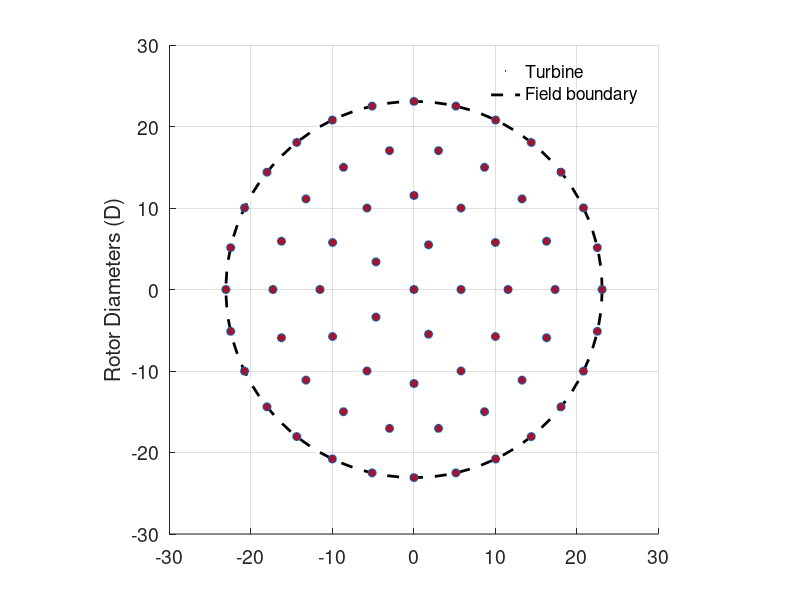

Write MATLAB code to recreate this figure.
% Nicholas F. Baker
% IEA Task
% Optimization Only Case Study
% Wind Farm (Base Case) layout and depiction (plot)
% 29 May 2018
% Modified 08 June 2018 (Pushes outter ring to field boundary, evenly spaces inner rings
% Updated 15 Jun 2018 (Adjusted to use NREL 3.35 MW onshore reference turbine)
clear all, close all;

%PlotColor = [0,0.4470,0.7410]; % Blue
PlotColor = [0.6350, 0.0780, 0.1840]; % Red
%PlotColor = [0.9290, 0.6940, 0.1250]; % Yellow
%PlotColor = [1,0,0];

%{
% Turbine Data for NREL 5MW
TurbDiam = 126.4;           % Rotor Diameter, needed for constraints
TurbRad = TurbDiam/2;
%}
% Turbine Data for NREL 3.35MW
TurbDiam = 130.0;           % Rotor Diameter, needed for constraints
TurbRad = TurbDiam/2;
nMinSpaceDiam = 5;          % Minimum number of diameters in between turbines
fMinSpaceDist = (nMinSpaceDiam * TurbDiam);% + (2*TurbRad); % Minimum distance between rotors - the number of turbine diameters, + the radius of each turbine.
FarmSize = 3; % 1 = 16 turbines, 2 = 36 turbines, 3 = 64 turbines.
bWriteGridsToFile = false; % true = write the turbine coordinates to a file, false = don't write.
PlotDimen = 3900;

switch(FarmSize)
    case 0
        nNumTurbField = 9;
        fFieldRad = 900;
    case 1
        nNumTurbField = 16;                 % Overall number of turbines in the field.
        fFieldRad = 1300;
    case 2
        nNumTurbField = 36;                 % Overall number of turbines in the field.
        fFieldRad = 2000;
    case 3
        nNumTurbField = 64;                 % Overall number of turbines in the field.
        fFieldRad = 3000;
    otherwise
        error('Variable "FarmSize" not initilized properly');
end

if(nNumTurbField >= 1)                  % If there's more than one turbine in the field
    nNumTurbLeft = nNumTurbField - 1;   % Keep a decrementing total of number of turbines left in the field. Here we take out the center one.
    bKeepGoing = true;                  % Make the flag to know we still haven't mapped all our turbines.
else
    bKeepGoing = false;                 % Make the flag to say we've mapped all (1) of the turbines.
end
nRingCntr = zeros(1);                   % Counter for which ring we're on.

% Loops through each concentric ring, fitting as many turbines in the ring as will fit
while(bKeepGoing)
    nRingCntr = nRingCntr + 1;  % Start the next ring
    % Make ring and circumference
    fCircRadius(nRingCntr) = nRingCntr * fMinSpaceDist;   % Make the radius the minimum distance between hub centers, times whatever ring we're on.
    fCircCircum(nRingCntr) = 2 * pi * fCircRadius(nRingCntr);

    % Get arclength between min turbine distance.
    c = fMinSpaceDist;  % Chord length between neighboring rotors
    h(nRingCntr) = fCircRadius(nRingCntr) - sqrt( fCircRadius(nRingCntr)^2 - ((c^2)/4) ); % Perpendicular height from center of chord to ring.
    S(nRingCntr) = asin(c/ (h(nRingCntr) + (c^2 / (4*h(nRingCntr))) )) * (h(nRingCntr) + (c^2 / (4*h(nRingCntr))) ); % arc length between neighboring turbines

    % Get number of turbines that fit in that ring
    nNumTurb(nRingCntr) = fix(fCircCircum(nRingCntr)/S(nRingCntr)); % Finds number of arcs that will fit on the circumference.
    nNumTurbLeft = nNumTurbLeft - nNumTurb(nRingCntr);
    
    % If we see the next ring is sparse (<4 turbines), expand current ring to accomodate
    if (nNumTurbLeft < 4) && (nNumTurbLeft > 0)
        % Expand current ring's circumference to accomodate number we need
        fCircCircum(nRingCntr) = S(nRingCntr) * (nNumTurb(nRingCntr) + nNumTurbLeft);
        % Find the radius from our new circumference
        fCircRadius(nRingCntr) = fCircCircum(nRingCntr)/ (2*pi);
        nNumTurbLeft = 0;   % Note that we've plotted all turbines now
        
        % Expand the inside rings as well
        fNewCircRadius = fCircRadius(nRingCntr)/nRingCntr; % To expand the inner rings as well
        for i = 1:(nRingCntr-1)
            % Adjust circumference of each inside ring
            fCircRadius(i) = i * fNewCircRadius;        % Make the radius the minimum distance between hub centers, times whatever ring we're on.
            fCircCircum(i) = 2 * pi * fCircRadius(i);
        end
    end

    % Increment to the next ring
    if(nNumTurbLeft <= 0)
       bKeepGoing = false; 
    end
end

%%{
%--- Beginning of modification to expand outisde ring to boundary, and fill all 
% Last ring of field boundary is field limit (FieldRad)
fCircRadius(nRingCntr) = fFieldRad;
fNewCircRadius = fCircRadius(nRingCntr)/nRingCntr; % To expand the inner rings as well
for i = 1:(nRingCntr-1)
    % Adjust circumference of each inside ring
    fCircRadius(i) = i * fNewCircRadius;        % Make the radius the minimum distance between hub centers, times whatever ring we're on.
    fCircCircum(i) = 2 * pi * fCircRadius(i);
end
%----- end of modification -----%
%}
% Take excess turbines out of last circle
nNumInnerTurbs = ones(1);   % Initialize to only one turbine in the center
for i = 1:(nRingCntr-1)     % Loop through all the rings besides the last one
   nNumInnerTurbs = nNumInnerTurbs + nNumTurb(i);
end
nNumTurb(nRingCntr) = nNumTurbField - nNumInnerTurbs;

% Assign grid coords for each turbine, first at center
fGridCoords = zeros(nNumTurbField,2); % (x-coord,y-coord). Array of grid coordinates in the field.
nCurrTurb = ones(1);
fTheta = zeros(nRingCntr,1);      % Central angle for each ring

for i = 1:nRingCntr             % For each ring of our circle
    nCurrTurb = nCurrTurb + 1;  % Running counter for the current turbine we're on
    fGridCoords(nCurrTurb, 1) = fCircRadius(i); % Force the first turbine in the ring to be on x-axis, at radius
    fGridCoords(nCurrTurb, 2) = 0; % y-coord of first one (on axis)
    fTheta(i) = 360 / nNumTurb(i);
    nCurrAng = 0;               % Running total for our angle, start on the x-axis in Q1.
    
    for j = 2:nNumTurb(i)       % For each turbine on this ring (note fGridCoords[1,~] = (Radius,0)
        nCurrTurb = nCurrTurb + 1;  % Running counter for the current turbine we're on
        nCurrAng = nCurrAng + deg2rad(fTheta(i));
        fGridCoords(nCurrTurb, 1) = fCircRadius(i) * cos(nCurrAng); % x-coord
        fGridCoords(nCurrTurb, 2) = fCircRadius(i) * sin(nCurrAng); % y-coord
    end
end

%FieldRad = fCircRadius( length(fCircRadius) ) + TurbRad;
%%{
%------- Ploting the farm -----%
figure('DefaultAxesFontSize',14);
hold on
p1 = scatter(0,0, 1, PlotColor, 'filled'); % A dumy thing for our legend
p2 = viscircles([0,0], fFieldRad,'LineStyle','--', 'Color', 'k');   % Plot the field boundary
for i = 1:nNumTurbField     % Print the turbines as filled in 'circles'
    rectangle('Position',[fGridCoords(i, 1)-TurbRad, fGridCoords(i, 2)-TurbRad, TurbDiam, TurbDiam], 'FaceColor', PlotColor, 'EdgeColor', [0,0.4470,0.7410], 'Curvature', [1 1])
end
hold off
axis([-PlotDimen PlotDimen -PlotDimen PlotDimen]);                 % Make all plots the same size
nNumTicks = fix((2*PlotDimen)/ (nMinSpaceDiam*TurbDiam))/2;
xticks(linspace(-PlotDimen,PlotDimen, nNumTicks+1));
xticklabels({'-30','-20','-10','0','10','20','30'});
yticks(linspace(-PlotDimen,PlotDimen, nNumTicks+1));
yticklabels({'-30','-20','-10','0','10','20','30'});
ylabel('Rotor Diameters (D)');
pbaspect([1 1 1])                                                  % Make the plots actually square
grid on
legend([p1 p2], 'Turbine', 'Field boundary')
legend boxoff
%{
%  Plots for Jared with no grid, axis, numbers, or titles
figure(2)
hold on
rectangle('Position',[-TurbRad, -TurbRad, TurbDiam, TurbDiam], 'FaceColor', PlotColor, 'EdgeColor', PlotColor, 'Curvature', [1 1])
p1 = scatter(0,0, 1, PlotColor, 'filled'); % A dumy thing for our legend
p2 = viscircles([0,0], fFieldRad,'LineStyle','--', 'Color', 'k');   % Plot the field boundary
for i = 1:nNumTurbField     % Print the turbines as filled in 'circles'
    rectangle('Position',[fGridCoords(i, 1)-TurbRad, fGridCoords(i, 2)-TurbRad, TurbDiam, TurbDiam], 'FaceColor', PlotColor, 'EdgeColor', PlotColor, 'Curvature', [1 1])
end
hold off

axis([-PlotDimen PlotDimen -PlotDimen PlotDimen]);                 % Make all plots the same size
grid off
ax = gca;
ax.Visible = 'off';
% The axes is removed from PDF file, too.
print(gcf,'-dpdf','-r300');
pbaspect([1 1 1])                                                  % Make the plots actually square
%}
%--- Code to write coordinates to a .csv file
%mIndexList = (0:(nNumTurbField-1))';
%mCoordMat = [mIndexList, fGridCoords];
%{
if bWriteGridsToFile
    switch(FarmSize)
        case 0
            dlmwrite('BaseCoords9.csv', fGridCoords, 'delimiter', ',', 'precision', '%10.4f'); % Write the coordinates to a CSV file
        case 1
            dlmwrite('BaseCoords16.csv', fGridCoords, 'delimiter', ',', 'precision', '%10.4f'); % Write the coordinates to a CSV file
        case 2
            dlmwrite('BaseCoords36.csv', fGridCoords, 'delimiter', ',', 'precision', '%10.4f'); % Write the coordinates to a CSV file
        case 3
            dlmwrite('BaseCoords64.csv', fGridCoords, 'delimiter', ',', 'precision', '%10.4f'); % Write the coordinates to a CSV file
        otherwise
            error('Variable "FarmSize" not initilized properly');
    end
end
%}